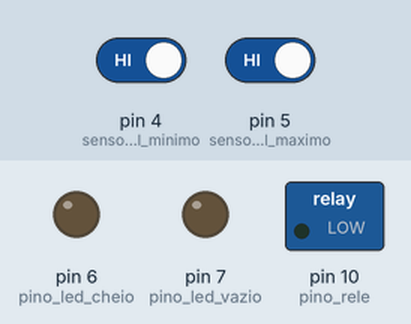
The sketch below on a simulated Arduino Uno, built with avr-gcc and run on an emulated ATmega328P. On the bench: switched loads named in the sketch (green lamp = pin HIGH), output pins drawn as LEDs (lit = HIGH). Dashed ring = blinking. Inputs (shaded band) come from the test bench; at power-on: pin 4 (sensor_nivel_minimo) HIGH, pin 5 (sensor_nivel_maximo) HIGH.

Above: at 1.2 s.
1.3 s: pin 4 (sensor_nivel_minimo) driven LOW
At 2.5 s:
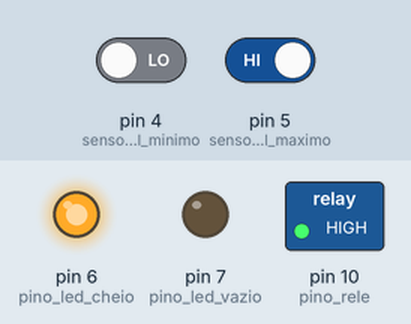
2.8 s: pin 5 (sensor_nivel_maximo) driven LOW
At 3.8 s:
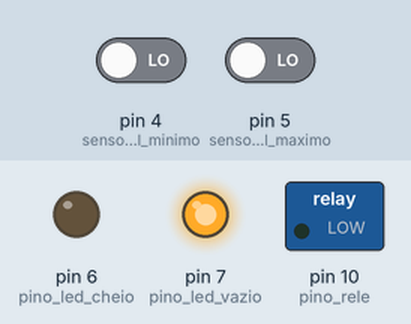
4.3 s: pin 4 (sensor_nivel_minimo) driven HIGH
At 4.65 s:
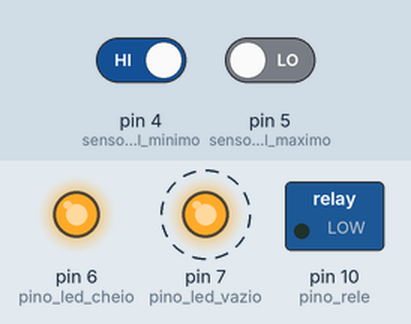
7.3 s: pin 5 (sensor_nivel_maximo) driven HIGH
At 8.4 s:
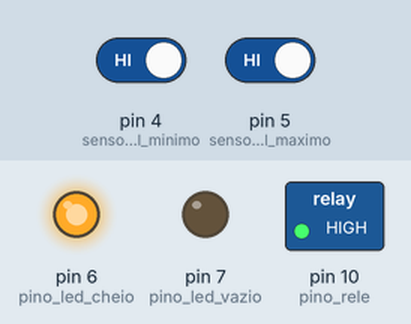
Timing chart, 0 to 9.8 s (numbered marks = the images above; inputs shaded):
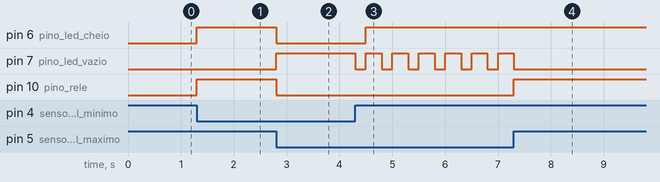

Measured:
- after the input at 1.3 s, pin 6 (pino_led_cheio), pin 10 (pino_rele): LOW → HIGH at once
- after the input at 2.8 s, pin 6 (pino_led_cheio), pin 10 (pino_rele): HIGH → LOW at once; pin 7 (pino_led_vazio): LOW → HIGH at once
- after the input at 4.3 s, pin 6 (pino_led_cheio): LOW → HIGH after 0.20 s; pin 7 (pino_led_vazio): alternates HIGH for 0.30 s and LOW for 0.20 s, starting at once
- after the input at 7.3 s, pin 7 (pino_led_vazio): goes on until 7.3 s, then stays LOW; pin 10 (pino_rele): LOW → HIGH at once

The sketch:

sensor_nivel_teste02.ino
```cpp
//Programa: teste com dois sensores de nivel
//sensor_nivel_teste02


// Pino ligado ao sensor de nivel de liquido
int sensor_nivel_minimo = 4;

// Pino ligado ao sensor de nivel de liquido
int sensor_nivel_maximo = 5;

// Led verde
int pino_led_cheio = 6;

// Led vermelho
int pino_led_vazio = 7;

// Rele de acionamento da bomba
int pino_rele = 10;

//Variavel do sensor de nivel minimo
int estadoMinimo = 0;

//Variavel do sensor de nivel maximo
int estadoMaximo = 0;

//Variavel de controle do funcionamento da bomba
int estadoRele = 0;

void setup() {
  // put your setup code here, to run once:
  Serial.begin(9600);
  pinMode (sensor_nivel_minimo, INPUT);
  pinMode (sensor_nivel_maximo, INPUT);
  pinMode (pino_led_cheio, OUTPUT);
  pinMode (pino_led_vazio, OUTPUT);
  pinMode (pino_rele, OUTPUT);

}

void loop()
{
  estadoMinimo = digitalRead(sensor_nivel_minimo);
  estadoMaximo = digitalRead(sensor_nivel_maximo);

  if ((estadoMinimo == 0) && (estadoMaximo == 0) && (estadoRele == 0))
  {
  //Liga o led vermelho por que o tanque esta vazio
  digitalWrite(pino_led_vazio, HIGH);
  //Desliga o led verde por que o tanque esta vazio
  digitalWrite(pino_led_cheio, LOW);
  //Liga o rele para bombear agua pro tanque
  digitalWrite(pino_rele, LOW);//invertido não sei porque
  //Espera 200 mili para avaliar o proximo estado dos sensores
  estadoRele = 1; // relé ligado
  delay(200);

  }

  if ((estadoMinimo == 1) && (estadoMaximo == 0) && (estadoRele == 1))
  {
  //Desliga o led vermelho por que o tanque esta cheio
  digitalWrite(pino_led_vazio, LOW);
  delay(200);
  //Liga o led vermelho como um alarme
  digitalWrite(pino_led_vazio, HIGH);
  //Liga o led verde por que o tanque esta cheio
  digitalWrite(pino_led_cheio, HIGH);
  //Desliga o rele para bombear agua pro tanque porque esta cheio
  digitalWrite(pino_rele, LOW);//invertido não sei porque
  //Espera 200 mili para avaliar o proximo estado dos sensores
  estadoRele = 1; // relé ligado
  delay(200);
  }

  if ((estadoMinimo == 1) && (estadoMaximo == 1) && (estadoRele == 1))
  {
  //Desliga o led vermelho por que o tanque esta cheio
  digitalWrite(pino_led_vazio, LOW);
  //Liga o led verde por que o tanque esta cheio
  digitalWrite(pino_led_cheio, HIGH);
  //Desliga o rele para bombear agua pro tanque porque esta cheio
  digitalWrite(pino_rele, HIGH);//invertido não sei porque
  //Espera 200 mili para avaliar o proximo estado dos sensores
  estadoRele = 0; // relé ligado
  delay(200);
  }

  if ((estadoMinimo == 0) && (estadoMaximo == 1) && (estadoRele == 0 || estadoRele == 1))
  {
  //Desliga o led vermelho por que o tanque esta cheio
  digitalWrite(pino_led_vazio, LOW);
  //Liga o led verde por que o tanque esta cheio
  digitalWrite(pino_led_cheio, HIGH);
  //Desliga o rele para bombear agua pro tanque porque esta cheio
  digitalWrite(pino_rele, HIGH);//invertido não sei porque
  //Espera 200 mili para avaliar o proximo estado dos sensores
  estadoRele = 0; // relé ligado
  delay(200);
  }

delay(100);

}
```
